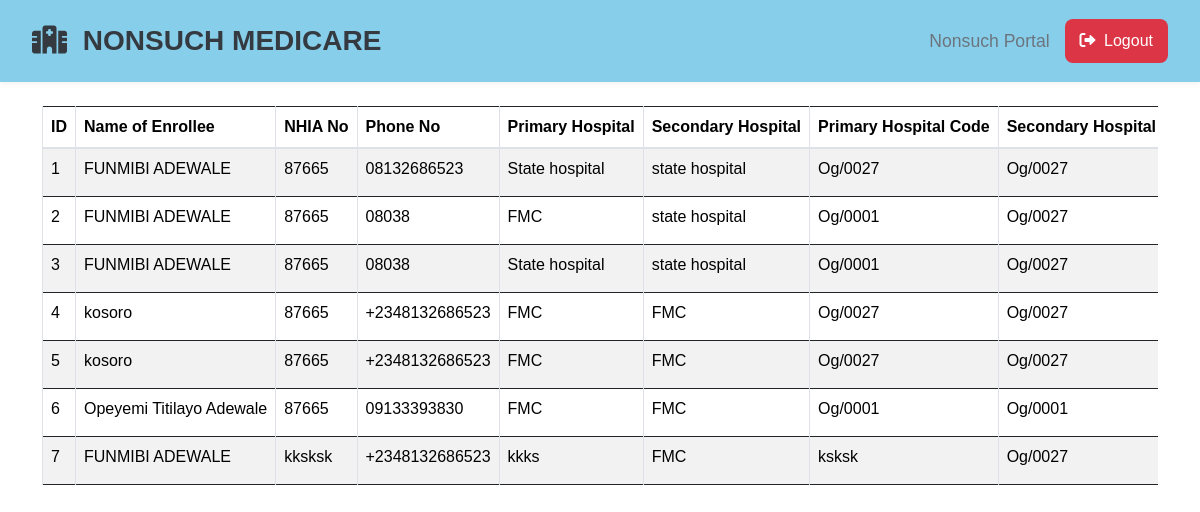
The page /others/pa_code_approv_display.php on the database its author committed.
### tables this page shows
CREATE TABLE `log_enrollees_in` (
  `id` int(11) NOT NULL,
  `name_of_enrollee` varchar(255) NOT NULL,
  `nhia_no` varchar(20) DEFAULT NULL,
  `sex` varchar(10) DEFAULT NULL,
  `phone_no` varchar(20) DEFAULT NULL,
  `primary_hospital` varchar(255) DEFAULT NULL,
  `secondary_hospital` varchar(255) DEFAULT NULL,
  `status_position` varchar(20) DEFAULT NULL,
  `primary_hospital_code` varchar(20) DEFAULT NULL,
  `secondary_hospital_code` varchar(20) DEFAULT NULL,
  `diagnosis` text DEFAULT NULL,
  `procedure_text` text DEFAULT NULL,
  `dob` date DEFAULT NULL,
  `further_diagnosis` text DEFAULT NULL,
  `pa_code` varchar(30) DEFAULT NULL,
  `staff_id` varchar(20) DEFAULT NULL,
  `created_on` timestamp NOT NULL DEFAULT current_timestamp() ON UPDATE current_timestamp(),
  `no_of_days_admission` varchar(11) NOT NULL,
  `bill_vetted_by` varchar(11) NOT NULL,
  `checked_by` varchar(11) NOT NULL,
  `re_checked_by` varchar(11) NOT NULL,
  `appoved_by` varchar(11) NOT NULL,
  `paid_by` varchar(11) NOT NULL
);

### others/pa_code_approv_display.php (the view, shortened to what this page needs)
<?php require'connection.php'; ?>
<!DOCTYPE html>
<html lang="en">
<head>
  <link rel="stylesheet" href="https://stackpath.bootstrapcdn.com/bootstrap/4.5.2/css/bootstrap.min.css">
</head>
<body>
<?php include('../../loginsystem/header.php'); ?>
  <div class="container mt-4">
    <div class="table-responsive">
      <table class="table table-bordered table-striped">
        <thead>
          <tr>
            <th>ID</th>
            <th>Name of Enrollee</th>
            <th>NHIA No</th>
            <th>Phone No</th>
            <th>Primary Hospital</th>
            <th>Secondary Hospital</th>
            <th>Primary Hospital Code</th>
            <th>Secondary Hospital Code</th>
          </tr>
        </thead>
        <tbody>
            <?php
            $sql = "SELECT * FROM log_enrollees_in";
            $result = mysqli_query($con, $sql);
            while ($row = mysqli_fetch_assoc($result)) {
?>
<tr>
            <td><?php echo $row['id'] ?></td>
            <td><?php echo $row['name_of_enrollee'] ?></td>
            <td><?php echo $row['nhia_no'] ?></td>
            <td><?php echo $row['phone_no'] ?></td>
            <td><?php echo $row['primary_hospital'] ?></td>
            <td><?php echo $row['secondary_hospital'] ?></td>
            <td><?php echo $row['primary_hospital_code'] ?></td>
            <td><?php echo $row['secondary_hospital_code'] ?></td>
          </tr>
<?php
            }
            ?>
        </tbody>
      </table>
    </div>
  </div>
</body>
</html>

### loginsystem/header.php (shortened to what this page needs)
<!DOCTYPE html>
<html lang="en">
<head>
    <link href="https://cdn.jsdelivr.net/npm/bootstrap@5.3.3/dist/css/bootstrap.min.css" rel="stylesheet">
    <link rel="stylesheet" href="https://cdnjs.cloudflare.com/ajax/libs/font-awesome/6.0.0-beta3/css/all.min.css">
    <link rel="stylesheet" href="../dist/bootstrap-5.3.3/dist/css/bootstrap.min.css">
</head>
<body>
<nav class="navbar navbar-expand-lg navbar-elegant mb-3">
    <div class="container-fluid">
        <a class="navbar-brand" href="#">
            <i class="fas fa-hospital-alt me-2"></i> NONSUCH MEDICARE
        </a>
        <div class="collapse navbar-collapse justify-content-end" id="navbarNav">
            <div class="d-flex align-items-center">
                <span class="portal-text">Nonsuch Portal</span>
                <a href="logout.php" class="logout-button">
                    <i class="fas fa-sign-out-alt me-1"></i> Logout
                </a>
            </div>
        </div>
    </div>
</nav>
</body>
</html>

### others/pa_code_approv_display.php (style rules this page uses)
.table-responsive { overflow-x: auto; }
.table th, .table td { white-space: nowrap; }

### loginsystem/header.php (style rules this page uses)
body { font-family: sans-serif; }
.navbar-elegant { background-color: #87CEEB; box-shadow: 0 2px 4px rgba(0, 0, 0, 0.05); padding: 15px 20px; transition: box-shadow 0.3s ease; }
a:link { color: blue; text-decoration: none; }
.navbar-elegant .navbar-brand { font-size: 1.75rem; font-weight: 600; color: #343a40; text-decoration: none; }
.navbar-elegant .portal-text { font-size: 1.1rem; color: #6c757d; margin-right: 15px; }
.navbar-elegant .logout-button { background-color: #dc3545; color: white; border: none; padding: 10px 15px; border-radius: 8px; cursor: pointer; transition: background-color 0.3s ease; text-decoration: none; }
.navbar-elegant { position:relative; }

### rows shown on the page
log_enrollees_in: id "1", name_of_enrollee "FUNMIBI ADEWALE", nhia_no "87665", phone_no "08132686523", primary_hospital "State hospital", secondary_hospital "state hospital", primary_hospital_code "Og/0027", secondary_hospital_code "Og/0027"
log_enrollees_in: id "2", name_of_enrollee "FUNMIBI ADEWALE", nhia_no "87665", phone_no "08038", primary_hospital "FMC", secondary_hospital "state hospital", primary_hospital_code "Og/0001", secondary_hospital_code "Og/0027"
log_enrollees_in: id "3", name_of_enrollee "FUNMIBI ADEWALE", nhia_no "87665", phone_no "08038", primary_hospital "State hospital", secondary_hospital "state hospital", primary_hospital_code "Og/0001", secondary_hospital_code "Og/0027"
log_enrollees_in: id "4", name_of_enrollee "kosoro", nhia_no "87665", phone_no "+2348132686523", primary_hospital "FMC", secondary_hospital "FMC", primary_hospital_code "Og/0027", secondary_hospital_code "Og/0027"
log_enrollees_in: id "5", name_of_enrollee "kosoro", nhia_no "87665", phone_no "+2348132686523", primary_hospital "FMC", secondary_hospital "FMC", primary_hospital_code "Og/0027", secondary_hospital_code "Og/0027"
log_enrollees_in: id "6", name_of_enrollee "Opeyemi Titilayo Adewale", nhia_no "87665", phone_no "09133393830", primary_hospital "FMC", secondary_hospital "FMC", primary_hospital_code "Og/0001", secondary_hospital_code "Og/0001"
log_enrollees_in: id "7", name_of_enrollee "FUNMIBI ADEWALE", nhia_no "kksksk", phone_no "+2348132686523", primary_hospital "kkks", secondary_hospital "FMC", primary_hospital_code "ksksk", secondary_hospital_code "Og/0027"
